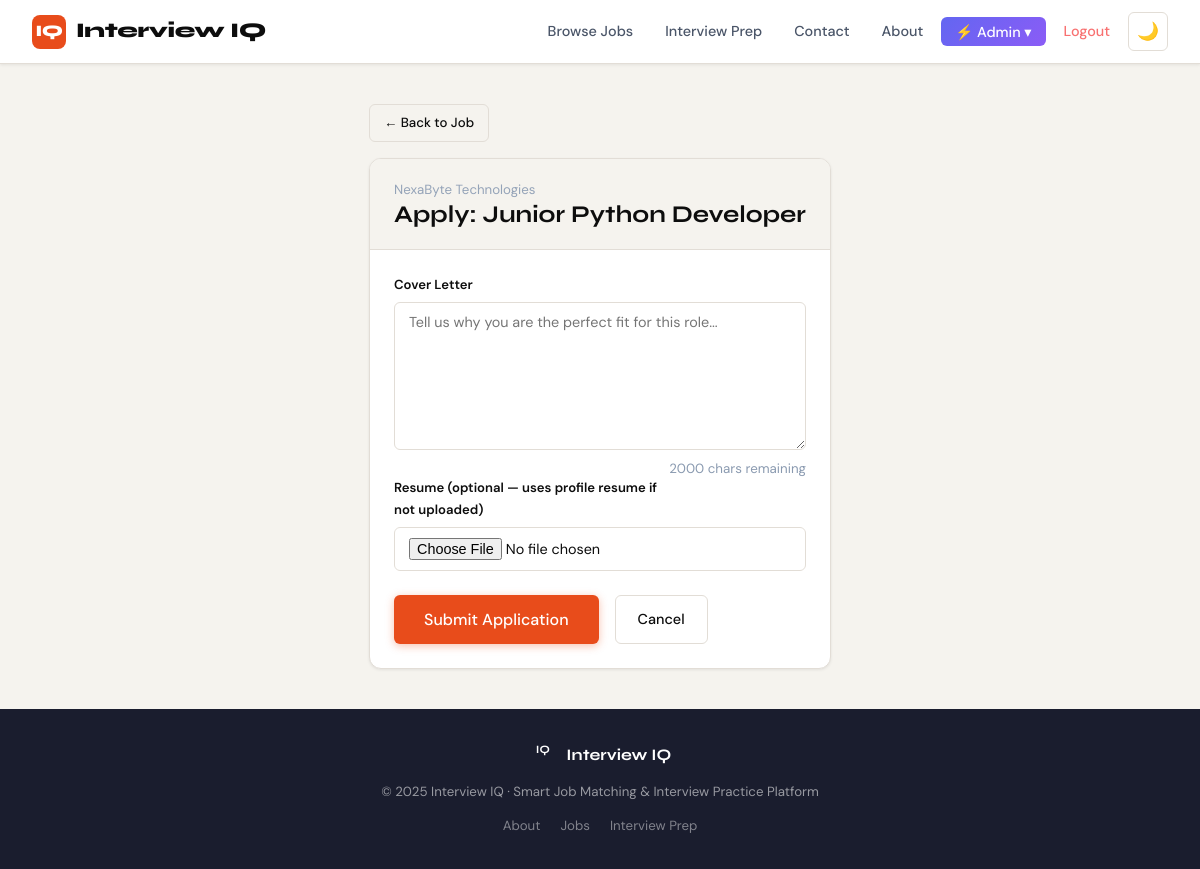
The page /jobs/2/apply/ (signed in) on the database its author committed.
### jobs/models.py (models this page shows, shortened)
class Job(models.Model):
    JOB_TYPE = (('full_time','Full Time'),('part_time','Part Time'),('contract','Contract'),('internship','Internship'),('remote','Remote'))
    EXPERIENCE_LEVEL = (('entry','Entry Level'),('mid','Mid Level'),('senior','Senior Level'),('executive','Executive'))
    STATUS = (('active','Active'),('closed','Closed'),('draft','Draft'))
    company = models.ForeignKey(CompanyProfile, on_delete=models.CASCADE, related_name='jobs')
    title = models.CharField(max_length=200)
    description = models.TextField()
    requirements = models.TextField()
    skills_required = models.TextField(help_text='Comma-separated skills')
    location = models.CharField(max_length=100)
    job_type = models.CharField(max_length=20, choices=JOB_TYPE, default='full_time')
    experience_level = models.CharField(max_length=20, choices=EXPERIENCE_LEVEL, default='mid')
    salary_min = models.PositiveIntegerField(null=True, blank=True)
    salary_max = models.PositiveIntegerField(null=True, blank=True)
    status = models.CharField(max_length=10, choices=STATUS, default='active')
    deadline = models.DateField(null=True, blank=True)
    created_at = models.DateTimeField(auto_now_add=True)
    updated_at = models.DateTimeField(auto_now=True)
    class Meta:
        ordering = ['-created_at']

### accounts/models.py (models this page shows, shortened)
class CompanyProfile(models.Model):
    user = models.OneToOneField(User, on_delete=models.CASCADE, related_name='company_profile')
    company_name = models.CharField(max_length=200)
    industry = models.CharField(max_length=100)
    company_size = models.CharField(max_length=50, blank=True)
    website = models.URLField(blank=True)
    description = models.TextField(blank=True)
    location = models.CharField(max_length=100, blank=True)
    logo = models.ImageField(upload_to='logos/', blank=True, null=True)
    founded_year = models.PositiveIntegerField(null=True, blank=True)
    created_at = models.DateTimeField(auto_now_add=True)

### jobs/views.py (the view)
# urls.py: path('<int:pk>/apply/', views.apply_job, name='apply_job'),
@login_required
def apply_job(request, pk):
    if not request.user.is_jobseeker():
        messages.error(request, "Only job seekers can apply.")
        return redirect('job_detail', pk=pk)
    job = get_object_or_404(Job, pk=pk, status='active')
    profile = request.user.seeker_profile
    if Application.objects.filter(job=job, applicant=profile).exists():
        messages.warning(request, "You have already applied for this job.")
        return redirect('job_detail', pk=pk)
    if request.method == 'POST':
        form = ApplicationForm(request.POST, request.FILES)
        if form.is_valid():
            app = form.save(commit=False)
            app.job = job
            app.applicant = profile
            app.match_score = job.match_score(profile)
            if not app.resume and profile.resume:
                app.resume = profile.resume
            app.save()
            messages.success(request, f"Successfully applied to {job.title}!")
            return redirect('my_applications')
    else:
        form = ApplicationForm()
    return render(request, 'jobs/apply_job.html', {'form': form, 'job': job})

### jobs/forms.py
class ApplicationForm(forms.ModelForm):
    class Meta:
        model = Application
        fields = ['cover_letter', 'resume']
        widgets = {
            'cover_letter': forms.Textarea(attrs={'rows': 5, 'placeholder': 'Tell us why you are the perfect fit...'}),
        }

### accounts/models.py (called while the page is built)
    def is_jobseeker(self):
        return self.user_type == 'jobseeker'

    def is_admin_user(self):
        return self.user_type == 'admin' or self.is_superuser

### templates/jobs/apply_job.html (shortened to what this page needs)
{% extends 'base.html' %}
{% block content %}
<div class="page-container" style="max-width:680px;">
  <a href="{% url 'job_detail' job.pk %}" class="btn btn-outline-dark btn-sm mb-2">← Back to Job</a>
  <div class="card">
    <div class="card-header">
      <div>
        <div class="text-muted text-sm">{{ job.company.company_name }}</div>
        <h2>Apply: {{ job.title }}</h2>
      </div>
    </div>
    <div class="card-body">
      <form method="post" enctype="multipart/form-data">
        <div class="form-group">
          <label class="form-label">Cover Letter</label>
          <textarea name="cover_letter" class="form-control" rows="7" data-maxlength="2000" placeholder="Tell us why you are the perfect fit for this role...">{{ form.cover_letter.value|default:'' }}</textarea>
        </div>
        <div class="form-group">
          <label class="form-label">Resume (optional — uses profile resume if not uploaded)</label>
          <input type="file" name="resume" class="form-control" accept=".pdf,.doc,.docx">
        </div>
        <div style="display:flex;gap:1rem;margin-top:1.5rem;">
          <button type="submit" class="btn btn-primary btn-lg">Submit Application</button>
          <a href="{% url 'job_detail' job.pk %}" class="btn btn-outline-dark">Cancel</a>
        </div>
      </form>
    </div>
  </div>
</div>
{% endblock %}

### static/css/style.css (style rules this page uses)
:root { --ink: #0d0d0d; --paper: #f5f3ee; --surface: #ffffff; --accent: #e84c1b; --accent-light: #ff6b3d; --accent-dim: #fde8e1; --gold: #d4a853; --gold-dim: #fdf3df; --slate: #4a5568; --muted: #8a9ab0; --border: #e2ddd6; --success: #2d7d46; --success-dim: #d4edda; --warning: #8a6200; --warning-dim: #fff3cd; --danger: #c0392b; --danger-dim: #fde8e6; --info: #1a6fa8; --info-dim: #d6eaf8; --shadow-sm: 0 1px 3px rgba(0,0,0,0.08); --shadow: 0 4px 16px rgba(0,0,0,0.10); --shadow-lg: 0 12px 40px rgba(0,0,0,0.14); --radius: 12px; --radius-sm: 6px; --radius-lg: 20px; }
*, *::before, *::after { box-sizing: border-box; margin: 0; padding: 0; }
html { scroll-behavior: smooth; }
body { font-family: 'DM Sans', system-ui, sans-serif; background: var(--paper); color: var(--ink); line-height: 1.65; min-height: 100vh; display: flex; flex-direction: column; }
h1,h2,h3,h4,h5,h6 { font-family: 'Syne', sans-serif; line-height: 1.15; font-weight: 700; }
a { color: inherit; text-decoration: none; transition: color 0.2s; }
.btn { display: inline-flex; align-items: center; gap: 8px; padding: 10px 22px; border-radius: var(--radius-sm); font-family: 'DM Sans', sans-serif; font-size: 0.9rem; font-weight: 500; border: none; cursor: pointer; transition: all 0.3s ease; text-decoration: none; white-space: nowrap; }
.btn-primary { background: var(--accent); color: white; box-shadow: 0 2px 8px rgba(232,76,27,0.35); }
.btn-outline-dark { background: transparent; color: var(--ink); border: 1.5px solid var(--border); }
.btn-sm { padding: 6px 14px; font-size: 0.82rem; }
.btn-lg { padding: 14px 30px; font-size: 1rem; }
.page-container { max-width: 1200px; margin: 0 auto; padding: 2.5rem 2rem; flex: 1; }
.card { background: var(--surface); border-radius: var(--radius); border: 1px solid var(--border); box-shadow: var(--shadow-sm); overflow: hidden; transition: box-shadow 0.25s, transform 0.25s; }
.card-body { padding: 1.5rem; }
.card-header { padding: 1.25rem 1.5rem; border-bottom: 1px solid var(--border); background: var(--paper); display: flex; justify-content: space-between; align-items: center; }
.form-group { margin-bottom: 1.2rem; }
.form-label { display: block; font-size: 0.82rem; font-weight: 600; margin-bottom: 0.4rem; }
.form-control { width: 100%; padding: 10px 14px; border: 1.5px solid var(--border); border-radius: var(--radius-sm); font-family: 'DM Sans', sans-serif; font-size: 0.9rem; background: var(--surface); color: var(--ink); transition: border-color 0.2s, box-shadow 0.2s; }
textarea.form-control { resize: vertical; min-height: 90px; }
.text-muted { color: var(--muted); }
.text-sm { font-size: 0.85rem; }
.mb-2 { margin-bottom: 1rem; }
.btn-sm { padding: 0.45rem 0.875rem; font-size: 0.83rem; }
.text-muted { color: #94a3b8; }
.text-sm { font-size: 0.83rem; }

### static/css/home-enhancements.css (style rules this page uses)
:root { --dark-bg: #0a0a0a; --dark-paper: #1a1a1a; --dark-surface: #252525; --dark-border: #404040; --dark-muted: #a0a0a0; }
.card { transition: all 0.4s cubic-bezier(0.25, 0.46, 0.45, 0.94); }

### rows shown on the page
Job: company.company_name "NexaByte Technologies", title "Junior Python Developer"
